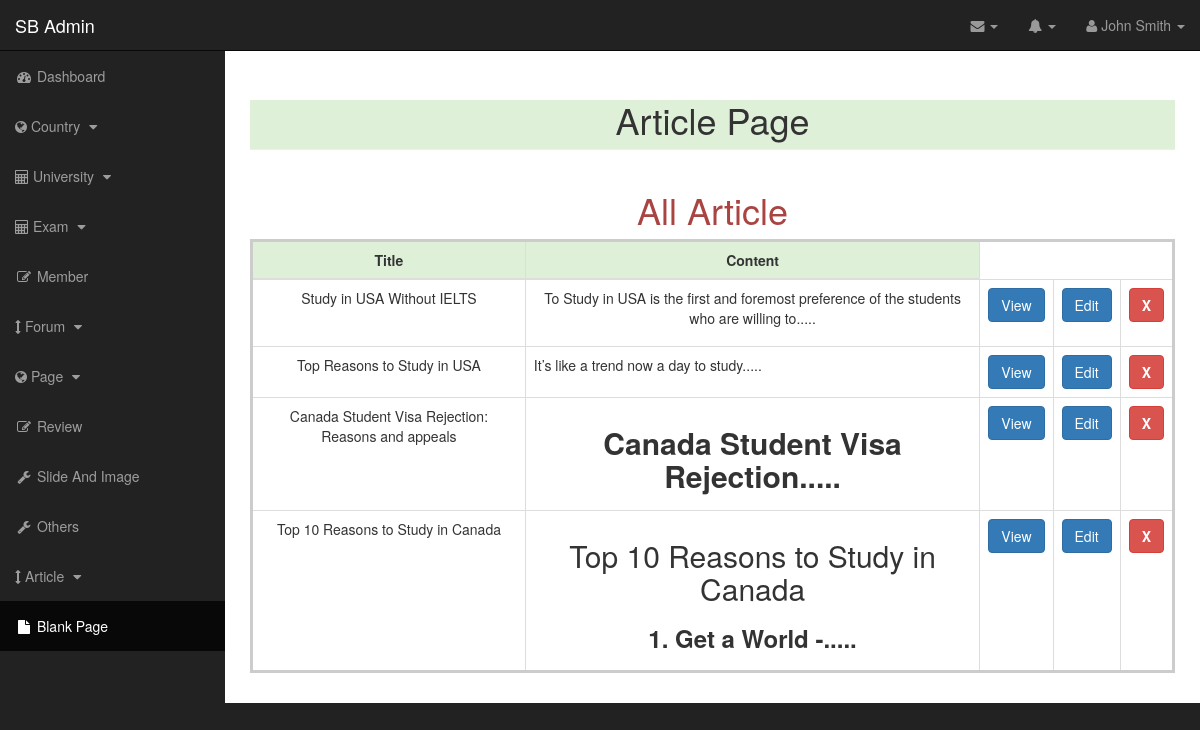
Screenshot of /admin/articles.php (signed in) with the database file from the repository.
### tables this page shows
CREATE TABLE `article` (
  `art_id` int(11) NOT NULL,
  `title` varchar(100) NOT NULL,
  `image` text NOT NULL,
  `content` text NOT NULL
);

### classes/Article.php (called while the page is built, shortened)
<?php
 $filepath = realpath(dirname(__FILE__));
 include_once ($filepath.'/../lib/Database.php');
 include_once ($filepath.'/../helpers/Format.php');
class Article
{
	private $db;
	function __construct(){
		$this->db = new Database();
	}
	function allArticle(){
		$sql ='SELECT * FROM article ORDER BY art_id DESC';
		$fetchAll = $this->db->select($sql);
		return $fetchAll;
	}
}
?>

### lib/Database.php (called while the page is built, shortened)
<?php
Class Database{
	public $host   = DB_HOST;
	public $user   = DB_USER;
	public $pass   = DB_PASS;
	public $dbname = DB_NAME;
	public $link;
	private function connectDB(){
	$this->link = new mysqli($this->host, $this->user, $this->pass, $this->dbname);
 }
	public function select($query){
		$result = $this->link->query($query) or die($this->link->error.__LINE__);
		if($result->num_rows > 0){
			return $result;
		} else {
			return false;
		}
	}
}

### helpers/Format.php (called while the page is built, shortened)
<?php
class Format{
	public function textShorten($text, $limit = 400){
		$text = $text. " ";
		$text = substr($text, 0, $limit);
		$text = substr($text, 0, strrpos($text, ' '));
		$text = $text.".....";
		return $text;
	}
}
?>

### admin/inc/view_all_article.php (the view)
<div class="row">
	<h1 class="text-center text-danger">All Article</h1>
	<div class="col-md-12">
				<div class="table-responsive">
					<table class="table table-bordered table-hovered" style="border: 3px solid #ccc">
						<thead class="bg-success">
							<th class="text-center">Title</th>
							<th class="text-center">Content</th>
						</thead>
				       	<tbody class="text-center">
	<?php
	$allAri = $article->allArticle();
	if ($allAri) {
	  while ($row = mysqli_fetch_array($allAri)){
	 ?>
   							<tr>
				       			<td><?php echo $row['title'] ?></td>
				       			<td><?php echo htmlspecialchars_decode($fm->textShorten($row['content'],100)); ?></td>
				       			<td><a href="" class="btn btn-primary">View</a></td>
				       			<td><a href="" class="btn btn-primary">Edit</a></td>
				       			<td><a href="" class="text-muted btn btn-danger"><b>X</b></a></td>
				       		</tr>
	<?php }} ?>
				    	</tbody>
					</table>
				</div>
	</div>
</div>

### admin/css/sb-admin.css (style rules this page uses)
body { margin-top: 100px; background-color: #222; }
@media (min-width:768px) { body { margin-top: 50px; } }

### rows the page displays
article: title "Study in USA Without IELTS", content "To Study in USA is the first and foremost preference of the students who are willing to....."
article: title "Top Reasons to Study in USA", content "It’s like a trend now a day to study....."
article: title "Canada Student Visa Rejection: Reasons and appeals", content "Canada Student Visa Rejection....."
article: title "Top 10 Reasons to Study in Canada", content "Top 10 Reasons to Study in Canada 1. Get a World -....."
